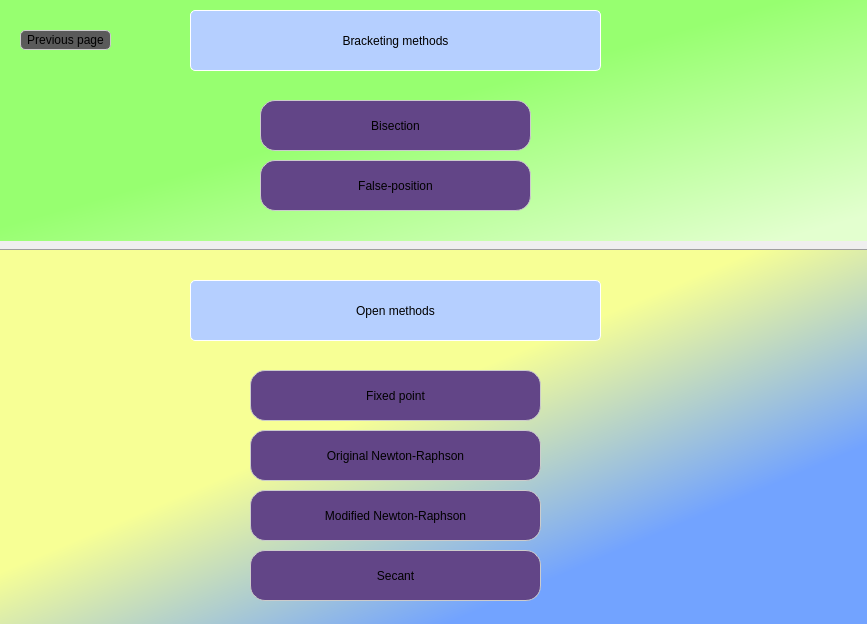
<?xml version="1.0" encoding="UTF-8"?>
<ui version="4.0">
 <class>linearOptions</class>
 <widget class="QDialog" name="linearOptions">
  <property name="geometry">
   <rect>
    <x>0</x>
    <y>0</y>
    <width>867</width>
    <height>624</height>
   </rect>
  </property>
  <property name="windowTitle">
   <string>Dialog</string>
  </property>
  <property name="windowIcon">
   <iconset>
    <normaloff>../pictures/appIcon.png</normaloff>../pictures/appIcon.png</iconset>
  </property>
  <widget class="Line" name="line">
   <property name="geometry">
    <rect>
     <x>-10</x>
     <y>240</y>
     <width>881</width>
     <height>21</height>
    </rect>
   </property>
   <property name="orientation">
    <enum>Qt::Horizontal</enum>
   </property>
  </widget>
  <widget class="QWidget" name="DirectContainer" native="true">
   <property name="geometry">
    <rect>
     <x>0</x>
     <y>0</y>
     <width>871</width>
     <height>241</height>
    </rect>
   </property>
   <property name="styleSheet">
    <string notr="true">#DirectContainer{
background-color: qlineargradient(spread:pad, x1:0, y1:0, x2:1, y2:0.954545, stop:0.471591 rgba(151, 255, 112, 255), stop:0.965909 rgba(227, 255, 207, 255));
}</string>
   </property>
   <widget class="QLabel" name="directLabel">
    <property name="geometry">
     <rect>
      <x>190</x>
      <y>10</y>
      <width>411</width>
      <height>61</height>
     </rect>
    </property>
    <property name="styleSheet">
     <string notr="true">border: 1.3px solid rgb(255, 255, 255); 
font: 30pt &quot;Arial&quot;;
background-color:rgb(181, 207, 255);
border-radius:5px;
</string>
    </property>
    <property name="text">
     <string>Bracketing methods</string>
    </property>
    <property name="alignment">
     <set>Qt::AlignCenter</set>
    </property>
   </widget>
   <widget class="QPushButton" name="FalsePositionButton">
    <property name="geometry">
     <rect>
      <x>260</x>
      <y>160</y>
      <width>271</width>
      <height>51</height>
     </rect>
    </property>
    <property name="cursor">
     <cursorShape>PointingHandCursor</cursorShape>
    </property>
    <property name="styleSheet">
     <string notr="true">#FalsePositionButton{
	border: 1.3px solid #ccc;
	border-radius:15px; 
	background-color:#624587;
	font: 15pt &quot;MS Shell Dlg 2&quot;;
}

#FalsePositionButton:hover{
	background-color:#584082;
}
</string>
    </property>
    <property name="text">
     <string>False-position</string>
    </property>
   </widget>
   <widget class="QPushButton" name="BisectionButton">
    <property name="geometry">
     <rect>
      <x>260</x>
      <y>100</y>
      <width>271</width>
      <height>51</height>
     </rect>
    </property>
    <property name="cursor">
     <cursorShape>PointingHandCursor</cursorShape>
    </property>
    <property name="styleSheet">
     <string notr="true">#BisectionButton{
	border: 1.3px solid #ccc;
	border-radius:15px; 
	background-color:#624587;
	font: 15pt &quot;MS Shell Dlg 2&quot;;
}

#BisectionButton:hover{
	background-color:#584082;
}
</string>
    </property>
    <property name="text">
     <string>Bisection</string>
    </property>
   </widget>
   <widget class="QPushButton" name="previousButton">
    <property name="geometry">
     <rect>
      <x>20</x>
      <y>30</y>
      <width>91</width>
      <height>20</height>
     </rect>
    </property>
    <property name="cursor">
     <cursorShape>PointingHandCursor</cursorShape>
    </property>
    <property name="styleSheet">
     <string notr="true">#previousButton{
	border: 1.3px solid #ccc;
	border-radius:5px; 
	font: 9pt &quot;MS Shell Dlg 2&quot;;
	
	background-color: rgb(90, 90, 90);
}

#previousButton:hover{
	background-color:#584082;
}
</string>
    </property>
    <property name="text">
     <string>Previous page</string>
    </property>
    <property name="icon">
     <iconset>
      <normaloff>../pictures/backArrow.png</normaloff>../pictures/backArrow.png</iconset>
    </property>
   </widget>
  </widget>
  <widget class="QWidget" name="widget" native="true">
   <property name="geometry">
    <rect>
     <x>0</x>
     <y>250</y>
     <width>871</width>
     <height>391</height>
    </rect>
   </property>
   <property name="styleSheet">
    <string notr="true">background-color: qlineargradient(spread:pad, x1:0, y1:0, x2:0.778409, y2:0.818, stop:0.528409 rgba(247, 255, 149, 255), stop:0.926136 rgba(114, 163, 255, 255));</string>
   </property>
   <widget class="QPushButton" name="FixedPointButton">
    <property name="geometry">
     <rect>
      <x>250</x>
      <y>120</y>
      <width>291</width>
      <height>51</height>
     </rect>
    </property>
    <property name="cursor">
     <cursorShape>PointingHandCursor</cursorShape>
    </property>
    <property name="styleSheet">
     <string notr="true">#FixedPointButton{
	border: 1.3px solid #ccc;
	border-radius:15px; 
	background-color:#624587;
	font: 15pt &quot;MS Shell Dlg 2&quot;;
}

#FixedPointButton:hover{
	background-color:#584082;
}
</string>
    </property>
    <property name="text">
     <string>Fixed point</string>
    </property>
   </widget>
   <widget class="QPushButton" name="OriginalNewtonButton">
    <property name="geometry">
     <rect>
      <x>250</x>
      <y>180</y>
      <width>291</width>
      <height>51</height>
     </rect>
    </property>
    <property name="cursor">
     <cursorShape>PointingHandCursor</cursorShape>
    </property>
    <property name="styleSheet">
     <string notr="true">#OriginalNewtonButton{
	border: 1.3px solid #ccc;
	border-radius:15px; 
	background-color:#624587;
	font: 15pt &quot;MS Shell Dlg 2&quot;;
}

#OriginalNewtonButton:hover{
	background-color:#584082;
}
</string>
    </property>
    <property name="text">
     <string>Original Newton-Raphson</string>
    </property>
   </widget>
   <widget class="QLabel" name="label_3">
    <property name="geometry">
     <rect>
      <x>190</x>
      <y>30</y>
      <width>411</width>
      <height>61</height>
     </rect>
    </property>
    <property name="styleSheet">
     <string notr="true">border: 1.3px solid rgb(255, 255, 255); 
font: 30pt &quot;Arial&quot;;
background-color:rgb(181, 207, 255);
border-radius:5px</string>
    </property>
    <property name="text">
     <string>Open methods</string>
    </property>
    <property name="alignment">
     <set>Qt::AlignCenter</set>
    </property>
   </widget>
   <widget class="QPushButton" name="ModifiedNewtonButton">
    <property name="geometry">
     <rect>
      <x>250</x>
      <y>240</y>
      <width>291</width>
      <height>51</height>
     </rect>
    </property>
    <property name="cursor">
     <cursorShape>PointingHandCursor</cursorShape>
    </property>
    <property name="styleSheet">
     <string notr="true">#ModifiedNewtonButton{
	border: 1.3px solid #ccc;
	border-radius:15px; 
	background-color:#624587;
	font: 15pt &quot;MS Shell Dlg 2&quot;;
}

#ModifiedNewtonButton:hover{
	background-color:#584082;
}
</string>
    </property>
    <property name="text">
     <string>Modified Newton-Raphson</string>
    </property>
   </widget>
   <widget class="QPushButton" name="SecantButton">
    <property name="geometry">
     <rect>
      <x>250</x>
      <y>300</y>
      <width>291</width>
      <height>51</height>
     </rect>
    </property>
    <property name="cursor">
     <cursorShape>PointingHandCursor</cursorShape>
    </property>
    <property name="styleSheet">
     <string notr="true">#SecantButton{
	border: 1.3px solid #ccc;
	border-radius:15px; 
	background-color:#624587;
	font: 15pt &quot;MS Shell Dlg 2&quot;;
}

#SecantButton:hover{
	background-color:#584082;
}
</string>
    </property>
    <property name="text">
     <string>Secant</string>
    </property>
   </widget>
  </widget>
 </widget>
 <resources/>
 <connections/>
</ui>
